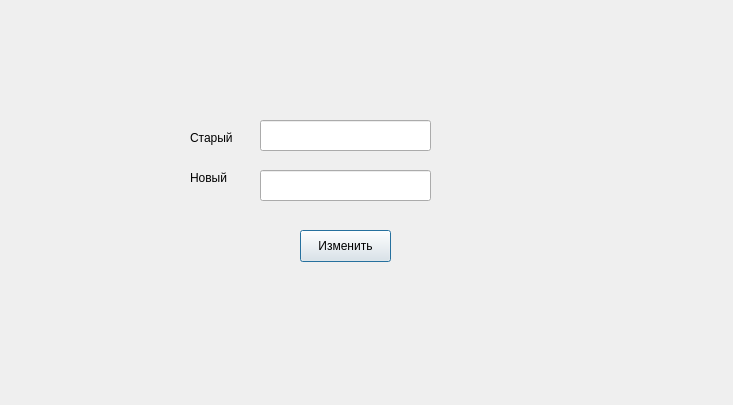
<?xml version="1.0" encoding="UTF-8"?>
<ui version="4.0">
 <class>SWindow</class>
 <widget class="QDialog" name="SWindow">
  <property name="geometry">
   <rect>
    <x>0</x>
    <y>0</y>
    <width>733</width>
    <height>405</height>
   </rect>
  </property>
  <property name="windowTitle">
   <string>Dialog</string>
  </property>
  <widget class="QLineEdit" name="lineEdit">
   <property name="geometry">
    <rect>
     <x>260</x>
     <y>120</y>
     <width>171</width>
     <height>31</height>
    </rect>
   </property>
  </widget>
  <widget class="QLineEdit" name="lineEdit_2">
   <property name="geometry">
    <rect>
     <x>260</x>
     <y>170</y>
     <width>171</width>
     <height>31</height>
    </rect>
   </property>
  </widget>
  <widget class="QPushButton" name="pushButton">
   <property name="geometry">
    <rect>
     <x>300</x>
     <y>230</y>
     <width>91</width>
     <height>32</height>
    </rect>
   </property>
   <property name="text">
    <string>Изменить</string>
   </property>
  </widget>
  <widget class="QLabel" name="label">
   <property name="geometry">
    <rect>
     <x>190</x>
     <y>130</y>
     <width>58</width>
     <height>16</height>
    </rect>
   </property>
   <property name="text">
    <string>Старый</string>
   </property>
  </widget>
  <widget class="QLabel" name="label_2">
   <property name="geometry">
    <rect>
     <x>190</x>
     <y>170</y>
     <width>58</width>
     <height>16</height>
    </rect>
   </property>
   <property name="text">
    <string>Новый</string>
   </property>
  </widget>
 </widget>
 <resources/>
 <connections/>
</ui>
